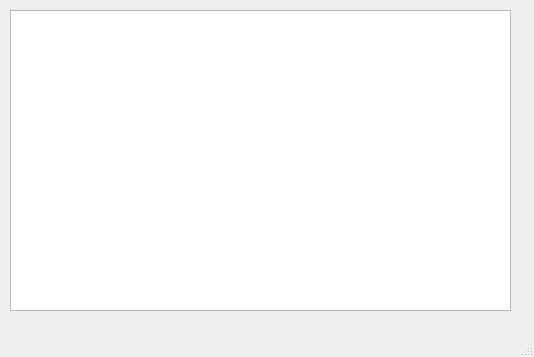
<?xml version="1.0" encoding="UTF-8"?>
<ui version="4.0">
 <class>MainWindow</class>
 <widget class="QMainWindow" name="MainWindow">
  <property name="geometry">
   <rect>
    <x>0</x>
    <y>0</y>
    <width>534</width>
    <height>357</height>
   </rect>
  </property>
  <property name="windowTitle">
   <string>MainWindow</string>
  </property>
  <widget class="QWidget" name="centralwidget">
   <widget class="QTreeView" name="treeView">
    <property name="geometry">
     <rect>
      <x>10</x>
      <y>10</y>
      <width>501</width>
      <height>301</height>
     </rect>
    </property>
   </widget>
  </widget>
  <widget class="QMenuBar" name="menubar">
   <property name="geometry">
    <rect>
     <x>0</x>
     <y>0</y>
     <width>534</width>
     <height>23</height>
    </rect>
   </property>
  </widget>
  <widget class="QStatusBar" name="statusbar"/>
 </widget>
 <resources/>
 <connections/>
</ui>
